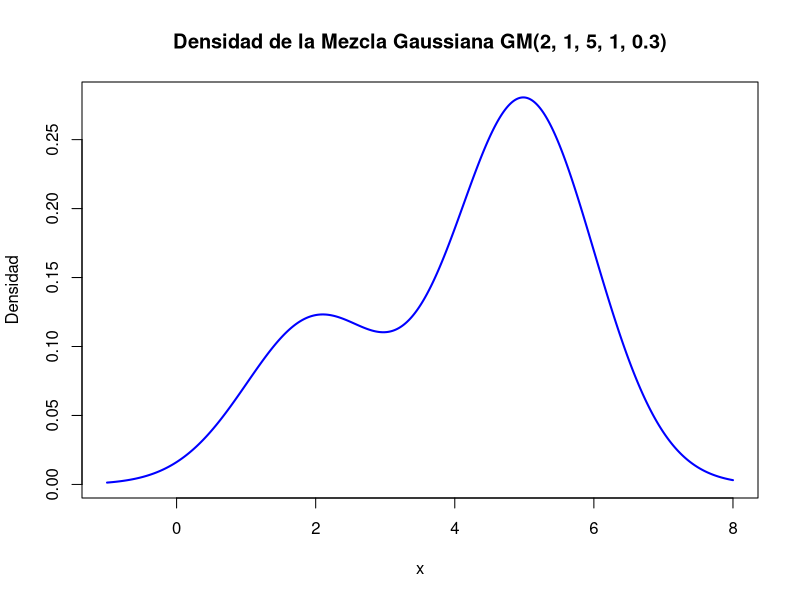
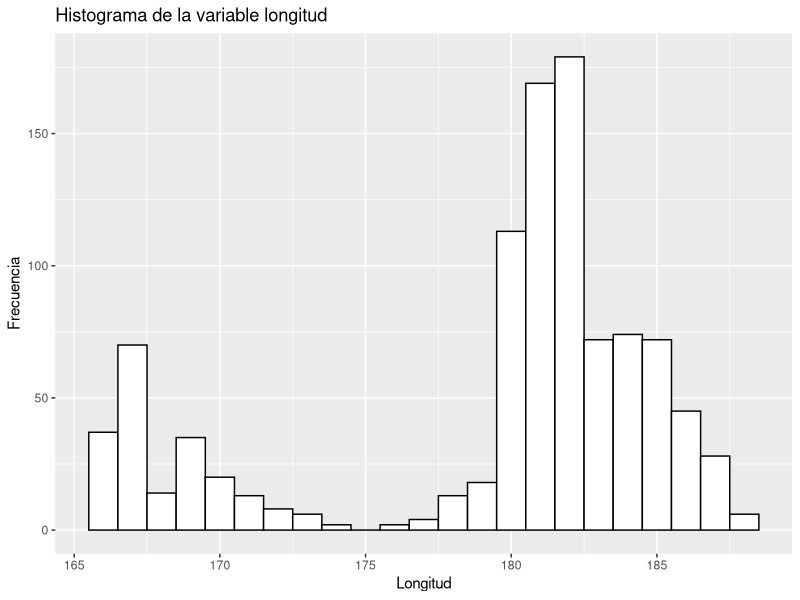
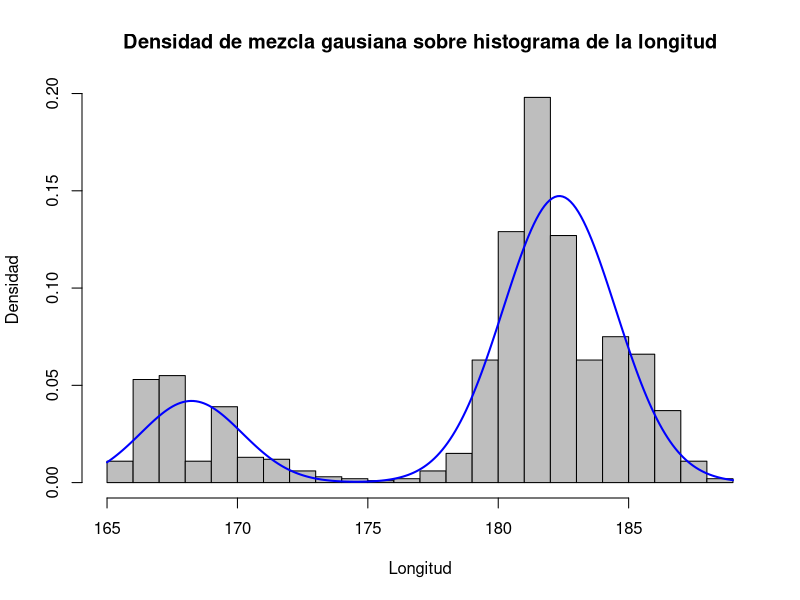
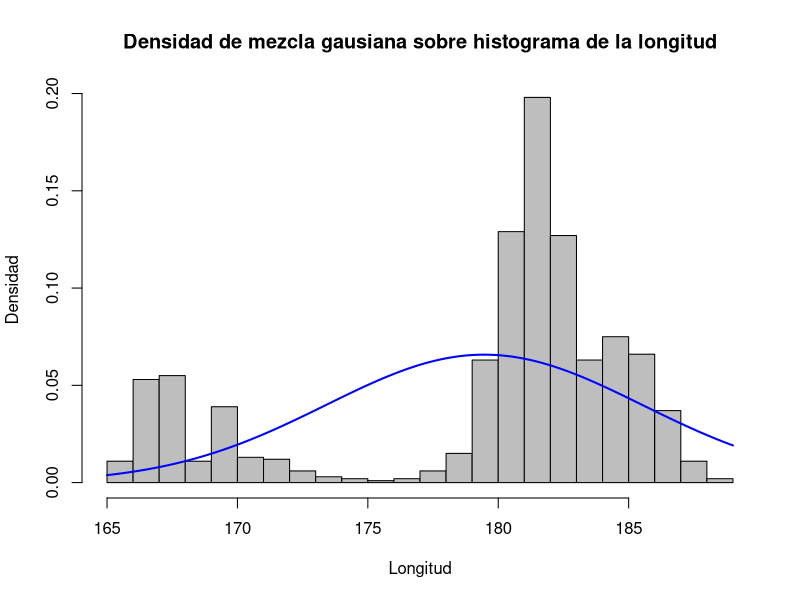
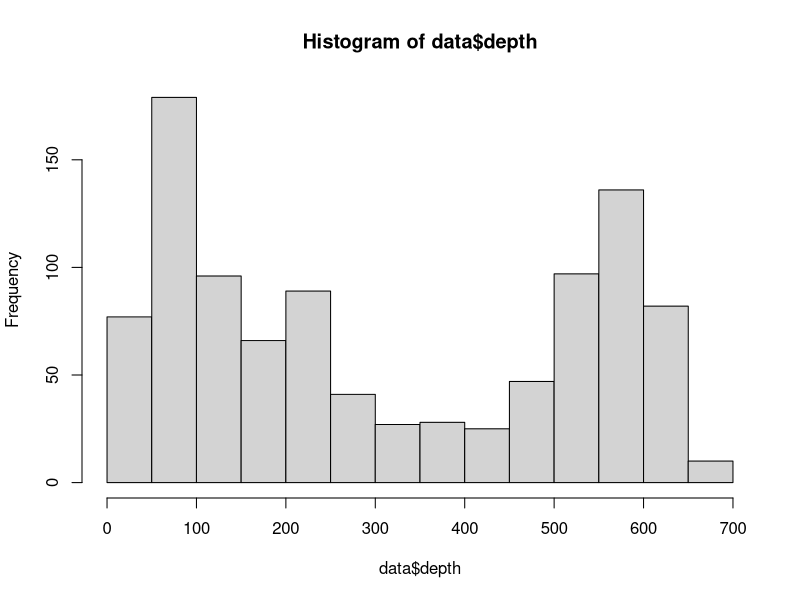
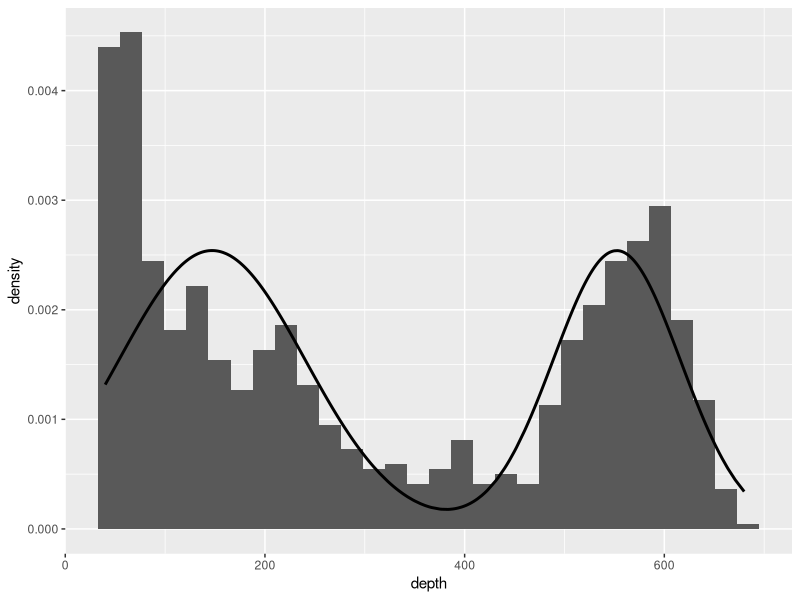

Generate these figures, in order, with R:
## ---- chunk 1
knitr::opts_chunk$set(echo = TRUE)

rm(list=ls())

library(mclust)
library(ggplot2)
## ---- chunk 2
data<-quakes
## ---- chunk 3
densidadmg <- function(x, mu1, sd1, mu2, sd2, w) {
  densidad <- w * dnorm(x, mean = mu1, sd = sd1) + (1-w) * dnorm(x, mean = mu2, sd = sd2)
  return(densidad)
}
## ---- chunk 4
# Establecemos el rango de x
x <- seq(-1, 8, length.out = 500)

#Calculamos la densidad
densidad <- densidadmg(x, 2,1,5,1,0.3)

#Graficamos la densidad
plot(x, densidad, type = "l", col = "blue", lwd = 2,
     main = "Densidad de la Mezcla Gaussiana GM(2, 1, 5, 1, 0.3)",
     xlab = "x", ylab = "Densidad")
## ---- chunk 5
p <- ggplot(data, aes(x=long)) + 
  geom_histogram(color="black", fill="white", breaks=(floor(min(data$long))+0.5):(ceiling(max(data$long))-0.5)) +
  labs(title="Histograma de la variable longitud",x="Longitud", y = "Frecuencia")
p
## ---- chunk 6
#Creamos la función de log-verosimilitud negativa
log_verosimilitud <- function(params, x) {
  mu1 <- params[1]
  sd1 <- params[2]
  mu2 <- params[3]
  sd2 <- params[4]
  w <- params[5]

  # Calcular la log-verosimilitud negativa
  densidades <- densidadmg(x, mu1, sd1, mu2, sd2, w)
  return(-sum(log(densidades)))
}

# Buscamos los valores optimizando
resultado <- optim(
  par = c(167,2,182,2,0.3),
  fn = log_verosimilitud,
  x = data$long,
  method = "L-BFGS-B",
  lower = c(-Inf, 0.01, -Inf, 0.01, 0.01),
  upper = c(Inf, Inf, Inf, Inf, 0.99)
)

cat("Estimación del parámetro mu1:",resultado$par[1],"\n")
cat("Estimación del parámetro sd1:",resultado$par[2],"\n")
cat("Estimación del parámetro mu2:",resultado$par[3],"\n")
cat("Estimación del parámetro sd2:",resultado$par[4],"\n")
cat("Estimación del parámetro w:",resultado$par[5],"\n")
## ---- chunk 7
x <- seq(165,189,length.out = 240)
y <- densidadmg(x, resultado$par[1],resultado$par[2],resultado$par[3],resultado$par[4],resultado$par[5])

# Crear el histograma
hist(data$long, breaks = 30, probability = TRUE, col = "gray", xlab = "Longitud", ylab = "Densidad", main = "")

# Superponer la curva de densidad
title <- "Densidad de mezcla gausiana sobre histograma de la longitud"
lines(x, y, col = "blue", lwd = 2, lty = 1)
title(main = title)
## ---- chunk 8
#Creamos la función de log-verosimilitud negativa
log_verosimilitud2 <- function(params, x) {
  mu <- params[1]
  sd <- params[2]

  # Calcular la log-verosimilitud negativa
  densidades <- dnorm(x, mean = mu, sd = sd)
  return(-sum(log(densidades)))
}

# Buscamos los valores optimizando
resultado2 <- optim(
  par = c(mean(data$long),sd(data$long)),
  fn = log_verosimilitud2,
  x = data$long,
  method = "L-BFGS-B",
  lower = c(-Inf, 0.01),
  upper = c(Inf, Inf)
)

cat("Estimación del parámetro mu:",resultado2$par[1],"\n")
cat("Estimación del parámetro sd:",resultado2$par[2],"\n")
## ---- chunk 9
x <- seq(165,189,length.out = 240)
y <- dnorm(x, resultado2$par[1],resultado2$par[2])

# Crear el histograma
hist(data$long, breaks = 30, probability = TRUE, col = "gray", xlab = "Longitud", ylab = "Densidad", main = "")

# Superponer la curva de densidad
title <- "Densidad de mezcla gausiana sobre histograma de la longitud"
lines(x, y, col = "blue", lwd = 2, lty = 1)
title(main = title)
## ---- chunk 10
# Definimos las funciones para calcular el AIC y BIC a partir de las logverosimilitudes
AICfromL <- function(x, params, LogLike){
  return(  2*length(params) + 2*LogLike(params,x) ) #Sumamos en vez de restar porque las LogVerosimilitudes las hemos cambiado de signo
}
BICfromL <- function(x, params, LogLike){
  return( length(params)*log(length(x)) + 2*LogLike(params,x) ) # idem a AICfromL
}

#AIC y BIC del modelo gaussiano simple:

AICsimple <- AICfromL(data$long, params = resultado2$par, log_verosimilitud2)
BICsimple <- BICfromL(data$long, params = resultado2$par, log_verosimilitud2)

cat('\nResultados de los criterios AIC y BIC para el modelo simple: \nAIC:', AICsimple,'\nBIC:', BICsimple)

#AIC y BIC del modelo gaussiano ponderado:
AICponderado <- AICfromL(data$long, params = resultado$par, log_verosimilitud)
BICponderado <- BICfromL(data$long, params = resultado$par, log_verosimilitud)

cat('\n\nResultados de los criterios AIC y BIC para el modelo ponderado: \nAIC:', AICponderado,'\nBIC:', BICponderado)


## ---- chunk 11
resultado_lat_simple <- optim(
  par = c(mean(data$lat), sd(data$lat)),
  fn = log_verosimilitud2,
  x = data$lat,
  method = "L-BFGS-B",
  lower = c(-Inf, 0.01, -Inf, 0.01, 0.01),
  upper = c(Inf, Inf, Inf, Inf, 0.99)
)

resultado_lat_pond <- optim(
  par = c(15,2,25,2,0.3),
  fn = log_verosimilitud,
  x = data$lat,
  method = "L-BFGS-B",
  lower = c(-Inf, 0.01, -Inf, 0.01, 0.01),
  upper = c(Inf, Inf, Inf, Inf, 0.99)
)

AIC_lat_simple <- AICfromL(data$lat, params = resultado_lat_simple$par, log_verosimilitud2)
BIC_lat_simple <- BICfromL(data$lat, params = resultado_lat_simple$par, log_verosimilitud2)

cat('\nResultados de los criterios AIC y BIC para el modelo simple aplicado a latitud son: \nAIC:', AIC_lat_simple,'\nBIC:', BIC_lat_simple)

AIC_lat_pond <- AICfromL(data$lat, params = resultado_lat_pond$par, log_verosimilitud)
BIC_lat_pond <- BICfromL(data$lat, params = resultado_lat_pond$par, log_verosimilitud)

cat('\nResultados de los criterios AIC y BIC para el modelo ponderado aplicado a latitud son: \nAIC:', AIC_lat_pond,'\nBIC:', BIC_lat_pond)

## ---- chunk 12
resultado_prof_simple <- optim(
  par = c(mean(data$depth), sd(data$depth)),
  fn = log_verosimilitud2,
  x = data$depth,
  method = "L-BFGS-B",
  lower = c(-Inf, 0.01, -Inf, 0.01, 0.01),
  upper = c(Inf, Inf, Inf, Inf, 0.99)
)

hist(data$depth)

resultado_prof_pond <- optim(
  par = c(75,60,600,150,0.7), #Inicializamos viendo en el histograma dónde parecen estar los dos centros de las gaussianas 170, 600
  fn = log_verosimilitud,
  x = data$depth,
  method = "L-BFGS-B",
  lower = c(0, 0.01, -Inf, 0.01, 0.01),
  upper = c(Inf, Inf, Inf, Inf, 0.99)
)

AIC_prof_simple <- AICfromL(data$lat, params = resultado_lat_simple$par, log_verosimilitud2)
BIC_prof_simple <- BICfromL(data$lat, params = resultado_lat_simple$par, log_verosimilitud2)

cat('\nResultados de los criterios AIC y BIC para el modelo simple aplicado a profundidad son: \nAIC:', AIC_prof_simple,'\nBIC:', BIC_prof_simple)

AIC_prof_pond <- AICfromL(data$lat, params = resultado_prof_pond$par, log_verosimilitud)
BIC_prof_pond <- BICfromL(data$lat, params = resultado_prof_pond$par, log_verosimilitud)

cat('\nResultados de los criterios AIC y BIC para el modelo ponderado aplicado a profundidad son: \nAIC:', AIC_prof_pond,'\nBIC:', BIC_prof_pond)

densidadobtenida <- densidadmg( data$depth, resultado_prof_pond$par[1], resultado_prof_pond$par[2], resultado_prof_pond$par[3], resultado_prof_pond$par[4], resultado_prof_pond$par[5] )

ggplot( data = data, aes(x = depth))+
  geom_histogram( aes(y = ..density..) )+
  geom_line( aes( y = densidadobtenida), linewidth = 1)
  

## ---- chunk 13

## ---- chunk 14
